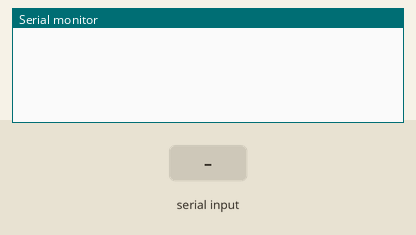
Recording of a sketch running on a simulated Arduino Uno, built with avr-gcc and run on an emulated ATmega328P. Shown: the last lines printed to the serial monitor. The inputs (shaded band) are chosen by the test bench.

Above: at 1.2 s.
1.3 s: "auto\n" received over Serial
At 2.5 s:
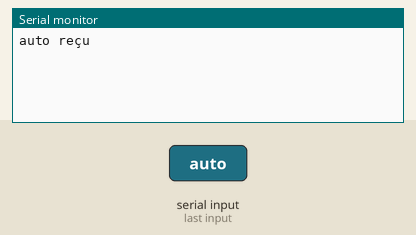
2.8 s: "manual\n" received over Serial
At 3.7 s:
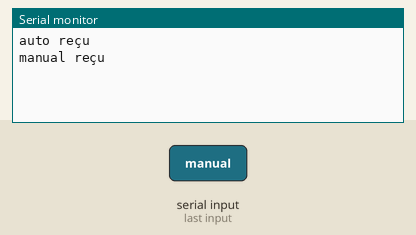
4.3 s: "1\n" received over Serial
At 4.9 s:
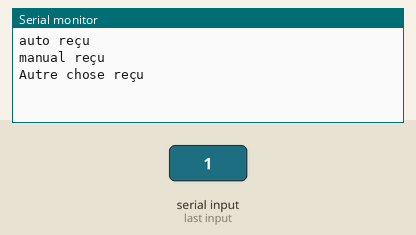

The sketch:

test_py_to_arduino.ino
```cpp
void setup() {

  Serial.begin(115200);

}

String Buffer = "";

void loop() {

  if (Serial.available() > 0) {
    Buffer = Serial.readStringUntil('\r\n');

    if (Buffer == "auto") {
      Serial.println("auto reçu");
    }

    else if (Buffer == "manual") {
      Serial.println("manual reçu");
    }

    else {
      Serial.println("Autre chose reçu");
    }
  }

}
```

Measured:
- after the input at 1.3 s, the serial monitor: prints a new line at once (image 1)
- after the input at 2.8 s, the serial monitor: prints a new line at once (image 2)
- after the input at 4.3 s, the serial monitor: prints a new line at once (image 3)
